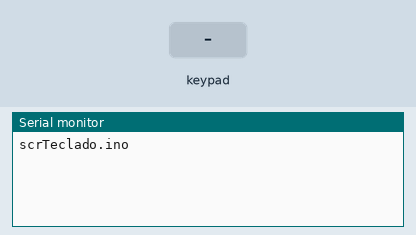
This sketch was run on a simulated Arduino Uno, built with avr-gcc and run on an emulated ATmega328P. Shown: the last lines printed to the serial monitor. The inputs (shaded band) are chosen by the test bench.

Above: at 1.2 s.
1.3 s: key '1' pressed
At 2.5 s:
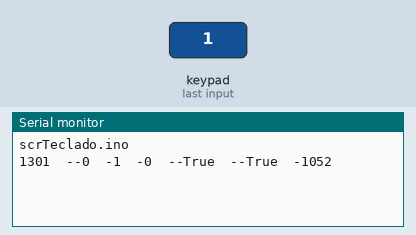
2.8 s: keypad keys 1 2 # pressed 0.4 s apart
At 4.5 s:
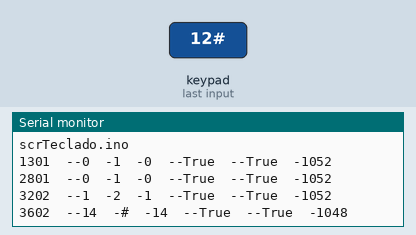
5.5 s: key 'A' pressed
At 6.0 s:
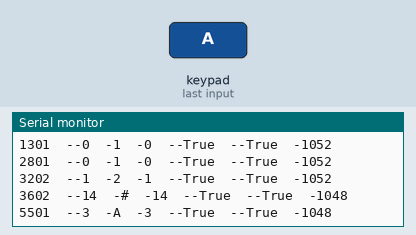
7.0 s: keypad keys 1 2 * pressed 0.4 s apart
At 8.9 s:
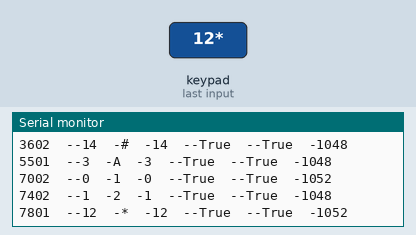
9.7 s: key 'B' pressed
At 10.3 s:
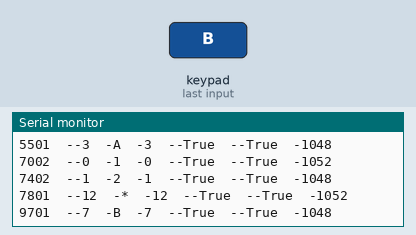
11.2 s: keypad keys 1 2 D pressed 0.4 s apart
At 13.3 s:
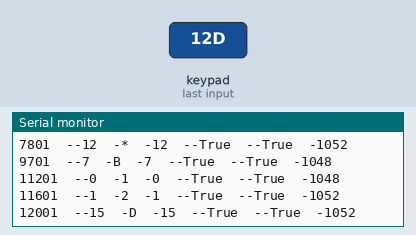
Timing chart, 0 to 14.8 s (numbered marks = the images above; inputs shaded):
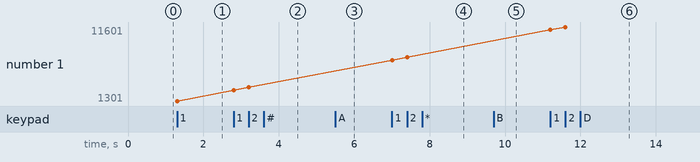

The sketch:

scrTeclado.ino
```cpp
#include <Arduino.h>

#include "SPI.h"                  // Para el display. Vea que ocurre si saca estas librerias.
#include "Adafruit_GFX.h"         // para el display. Vea que ocurre si saca estas librerias.
#include "Adafruit_ILI9341.h"     // para el display. Vea que ocurre si saca estas librerias.

/* Autores */
//
//    FILE: I2Ckeypad_demo02.ino
//  AUTHOR: Rob Tillaart
// PURPOSE: demo
//     URL: https://github.com/RobTillaart/I2CKeyPad
//
// PCF8574
//    pin p0-p3 rows
//    pin p4-p7 columns
// 4x4 or smaller keypad.

////////////////////////////////////////////////////////////////////////////////

/*
 *****************************
 *  Archivos de cabecera     *
 *****************************
*/

/* headers de teclado */
/*****************************/
#include "Wire.h"
#include "I2CKeyPad.h"
/*****************************/
/* fin de headers de teclado */

////////////////////////////////////////////////////////////////////////////////
/*
 *****************************
 *  Definiciones             *
 *  Globales                 *
 *  constantes               *
 *  variables                *
 *  funciones                *
 *  clases                   *
 *****************************
*/

/******* Definiciones de Teclado ********/
/****************************************/
const uint8_t KEYPAD_ADDRESS = 0x38;

I2CKeyPad keyPad(KEYPAD_ADDRESS);

uint32_t start, stop;
uint32_t lastKeyPressed = 0;

/****************************************/
/*** Fin de Definiciones de Teclado ***/


/* SETUP */


void setup()
{
  Serial.begin(115200);
  Serial.println(__FILE__);

  Wire.begin();
  Wire.setClock(400000);
  if (keyPad.begin() == false)
  {
    Serial.println("\nERROR: cannot communicate to keypad.\nPlease reboot.\n");
    while(1);
  }
}


/* LOOP */

void loop()
{
  uint32_t now = millis();

  if(keyPad.isPressed())
  {
    if (now - lastKeyPressed >= 100)
    {
      lastKeyPressed = now;

      bool connected  = keyPad.isConnected();
      bool pressed    = keyPad.isPressed();
      uint8_t lastKey = keyPad.getLastKey();

      start = micros();
      uint8_t index = keyPad.getKey();
      stop = micros();
      Serial.print(millis());
      Serial.print("\t--");
      Serial.print(index);
      Serial.print("\t-");
      Serial.print((char)"123A456B789C*0#DNF"[index]);  // NoKey, Fail
      Serial.print("\t-");
      Serial.print(lastKey);
      Serial.print("\t--");
      Serial.print(pressed ? "True" : "False");
      Serial.print("\t--");
      Serial.print(connected ? "True" : "False");
      Serial.print("\t-");
      Serial.println(stop - start);
    }
    _delay_ms(200);
  }
}


// -- END OF FILE --
```

Measured:
- after the input at 1.3 s, the serial monitor: prints a new line at once (image 1)
- after the input at 2.8 s, the serial monitor: prints a new line at once (image 2)
- after the input at 5.5 s, the serial monitor: prints a new line at once (image 3)
- after the input at 7.0 s, the serial monitor: prints a new line at once (image 4)
- after the input at 9.7 s, the serial monitor: prints a new line at once (image 5)
- after the input at 11.2 s, the serial monitor: prints a new line at once (image 6)
- plotted number 1: 1301 → 3202 after the input at 2.8 s, 3202 → 7402 after the input at 7.0 s, 7402 → 11601 after the input at 11.2 s
